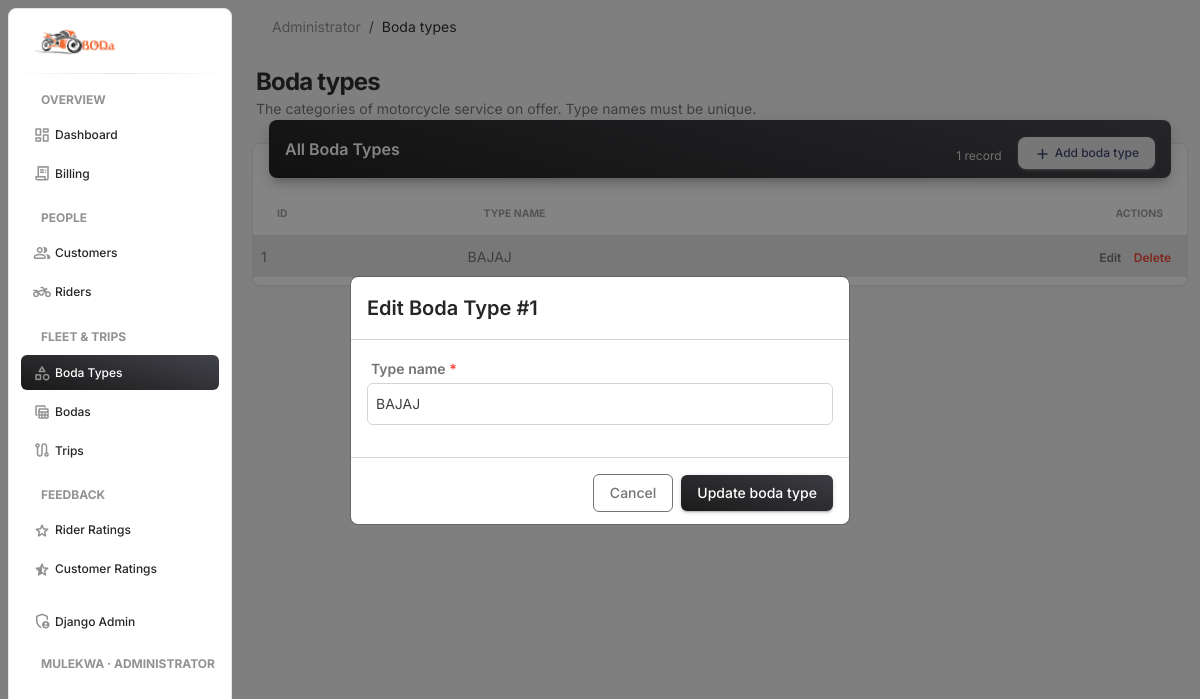
The app's page /bodatype/1/edit/ (signed in) with its own data.
### bodaapp/models.py (models this page shows)
class BodaType(models.Model):
    boda_type_id = models.AutoField(primary_key=True)
    type_name = models.CharField(max_length=50, unique=True)
    def __str__(self):
        return self.type_name

### bodaapp/views.py (the view)
# urls.py: path('bodatype/', views.bodatype_view, name='bodatype'),
@role_required("admin")
def bodatype_view(request, pk=None):
    editing = get_object_or_404(BodaType, pk=pk) if pk else None
    form, done = process_form(request, BodaTypeForm, editing, "bodatype", "boda type")
    if done:
        return done
    return render(request, "staff/bodatype.html", {
        "form": form, "editing": editing, "boda_types": BodaType.objects.order_by("type_name"),
    })

### bodaapp/forms.py (shortened to what this page needs)
class BodaTypeForm(StyledFormMixin, forms.ModelForm):
    class Meta:
        model = BodaType
        fields = ["type_name"]
        labels = {"type_name": "Type name"}
        widgets = {"type_name": forms.TextInput(attrs={"placeholder": "e.g. Standard"})}

### bodaapp/access.py (called while the page is built, shortened)
def get_role(user):
    if not user.is_authenticated:
        return None
    if user.is_staff or user.is_superuser:
        return "admin"

def role_required(*roles):
    def decorator(view):
        @wraps(view)
        def wrapper(request, *args, **kwargs):
            if not request.user.is_authenticated:
                return redirect_to_login(request.get_full_path())
            if get_role(request.user) not in roles:
                messages.error(request, "You don't have access to that page.")
                return redirect("index")
            return view(request, *args, **kwargs)
        return wrapper
    return decorator

### bodaapp/context_processors.py (called while the page is built)
def navigation(request):
    user = getattr(request, "user", None)
    role = get_role(user) if user is not None else None
    match = getattr(request, "resolver_match", None)
    name = match.url_name if match and match.url_name else ""
    if name.endswith("_edit"):
        name = name[: -len("_edit")]
    return {"role": role, "role_label": ROLE_LABELS.get(role, ""), "active": name}

### bodaapp/views.py (called while the page is built, shortened)
def process_form(request, form_class, instance, url_name, noun):
    if request.method != "POST":
        return form_class(instance=instance), None

### templates/staff/bodatype.html
{% extends 'base.html' %}
{% block content %}
{% include 'partials/page_header.html' with title="Boda types" lede="The categories of motorcycle service on offer. Type names must be unique." %}
<div class="container-fluid py-3">
  <div class="row">
    <div class="col-12 mb-4">
      <div class="card">
        <div class="card-header p-0 position-relative mt-n4 mx-3 z-index-2">
          <div class="bg-gradient-dark shadow-dark border-radius-lg pt-3 pb-2 d-flex justify-content-between pe-3">
            <h6 class="text-white text-capitalize ps-3">All boda types</h6>
            <div class="d-flex align-items-center gap-3"><span class="text-white text-xs opacity-8 mt-1">{{ boda_types|length }} record{{ boda_types|length|pluralize }}</span><button type="button" class="btn btn-sm btn-light mb-0" data-bs-toggle="modal" data-bs-target="#recordModal"><i class="material-symbols-rounded align-middle" style="font-size:18px">add</i> Add boda type</button></div>
          </div>
        </div>
        <div class="card-body px-0 pb-2">
          <div class="table-responsive p-0">
            <table class="table align-items-center mb-0">
              <thead>
                <tr>
                  <th class="text-uppercase text-secondary text-xxs font-weight-bolder opacity-7">ID</th>
                  <th class="text-uppercase text-secondary text-xxs font-weight-bolder opacity-7">Type name</th>
                  <th class="text-uppercase text-secondary text-xxs font-weight-bolder opacity-7 text-end pe-4">Actions</th>
                </tr>
              </thead>
              <tbody>
                {% for t in boda_types %}
                <tr{% if editing and editing.pk == t.pk %} class="table-active"{% endif %}>
                  <td class="text-sm">{{ t.pk }}</td>
                  <td class="text-sm">{{ t.type_name }}</td>
                  {% include 'partials/row_actions.html' with edit_url="bodatype_edit" delete_url="bodatype_delete" pk=t.pk label=t noun="boda type" %}
                </tr>
                {% empty %}
                <tr><td colspan="3" class="text-center text-secondary py-4 text-sm">No boda types yet — click “Add boda type” to create the first one.</td></tr>
                {% endfor %}
              </tbody>
            </table>
          </div>
        </div>
      </div>
    </div>
  </div>
</div>
{% endblock %}
{% block modals %}{% include 'partials/form_modal.html' with noun="boda type" cancel_url="bodatype" %}{% endblock %}

### templates/partials/nav_account.html (shortened to what this page needs)
<li class="nav-item mt-3">
  <h6 class="ps-4 ms-2 text-uppercase text-xs text-dark font-weight-bolder opacity-5">{{ user.get_username }}{% if role_label %} · {{ role_label }}{% endif %}</h6>
</li>

### templates/partials/row_actions.html (shortened to what this page needs)
<td class="text-end pe-3 text-nowrap">
  <a href="{% url edit_url pk %}" class="text-secondary font-weight-bold text-xs me-2">Edit</a>
  <form method="post" action="{% url delete_url pk %}" class="d-inline"
        onsubmit="return confirm('Delete {{ noun|escapejs }} “{{ label|escapejs }}”? This cannot be undone.');">
    <button type="submit" class="btn btn-link text-danger font-weight-bold text-xs p-0 mb-0">Delete</button>
  </form>
</td>

### templates/partials/form_modal.html (shortened to what this page needs)
<div class="modal fade" id="recordModal" tabindex="-1" aria-labelledby="recordModalLabel" aria-hidden="true"
     {% if editing or form.errors %}data-auto-open="1" data-reset-url="{% url cancel_url %}"{% endif %}>
  <div class="modal-dialog modal-dialog-centered modal-dialog-scrollable">
    <div class="modal-content">
      <form method="post" novalidate>
        <div class="modal-header">
          <h5 class="modal-title text-capitalize" id="recordModalLabel">
            {% if editing %}Edit {{ noun }} #{{ editing.pk }}{% elif card_title %}{{ card_title }}{% else %}Add {{ noun }}{% endif %}
          </h5>
          <button type="button" class="btn-close" data-bs-dismiss="modal" aria-label="Close"></button>
        </div>
        <div class="modal-body">
          {% include 'partials/form_fields.html' %}
        </div>
        <div class="modal-footer">
          <button type="button" class="btn btn-outline-secondary mb-0" data-bs-dismiss="modal">Cancel</button>
          <button type="submit" class="btn bg-gradient-dark mb-0">{% if submit_label %}{{ submit_label }}{% elif editing %}Update {{ noun }}{% else %}Save {{ noun }}{% endif %}</button>
        </div>
      </form>
    </div>
  </div>
</div>

### templates/partials/form_fields.html (shortened to what this page needs)
{% for field in form %}
<div class="mb-3">
  <label for="{{ field.id_for_label }}" class="form-label text-sm mb-1 fw-bold">{{ field.label }}{% if field.field.required %} <span class="text-danger">*</span>{% endif %}</label>
  {{ field }}
</div>
{% endfor %}

### records on screen
BodaType: pk "1", type_name "BAJAJ", form "BAJAJ"

### other values on screen
{{ label }} "Dashboard Billing Customers Riders Boda Types Bodas Trips Rider Ratings Customer Ratings"
{{ user.get_username }} "MULEKWA"
{{ role_label }} "ADMINISTRATOR"
{{ role_label|default:"Home" }} "Administrator"
{{ title }} "Boda types"
{{ lede }} "The categories of motorcycle service on offer. Type names must be unique."
{{ boda_types|length }} "1"
{{ noun }} "Boda Type"
{{ field.label }} "Type name"
{{ noun }} "boda type"
